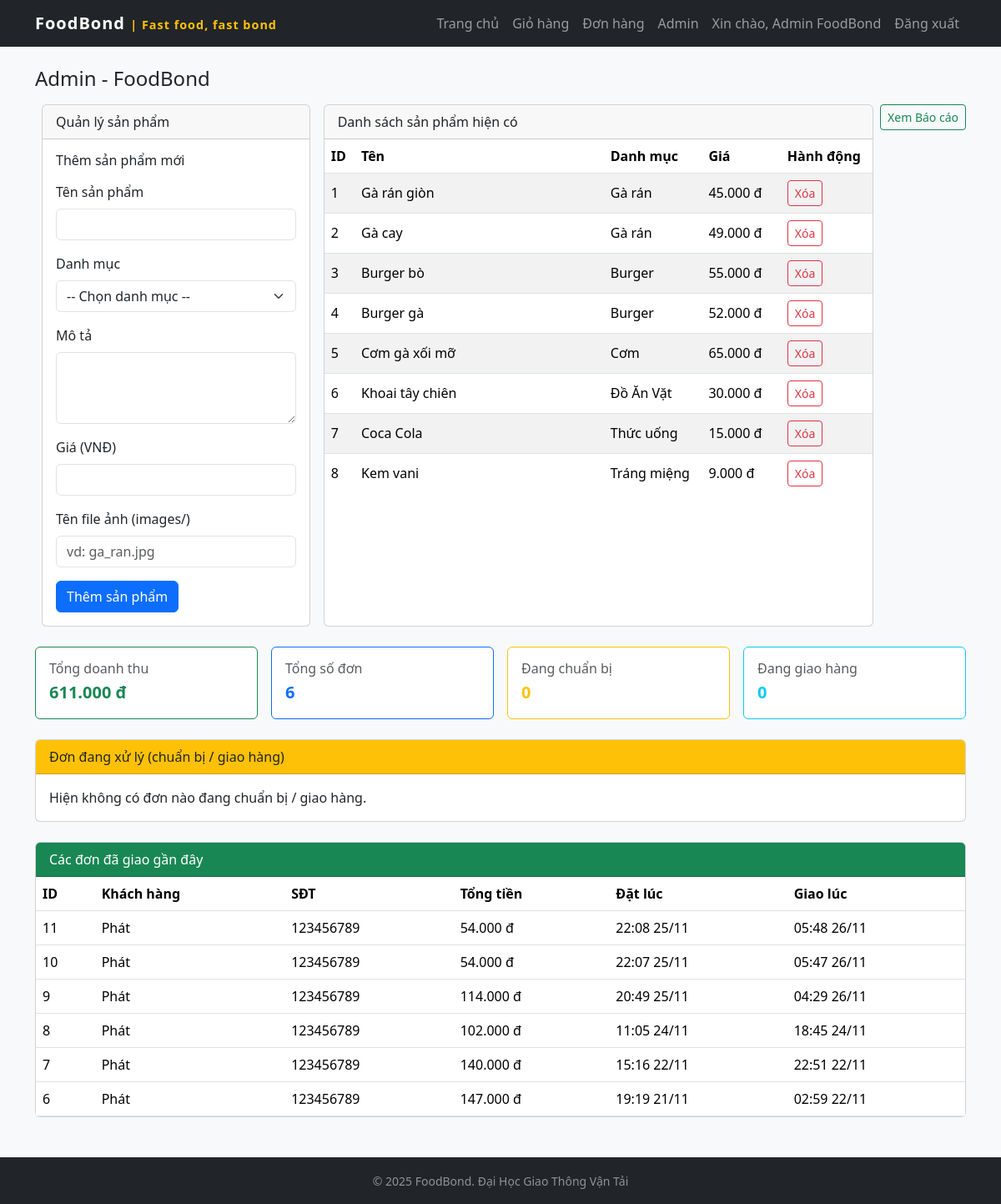
Screenshot of /admin.php (signed in) with the database file from the repository.
### tables this page shows
CREATE TABLE `products` (
  `product_id` int(11) NOT NULL,
  `category_id` int(11) DEFAULT NULL,
  `product_name` varchar(150) DEFAULT NULL,
  `description` text DEFAULT NULL,
  `price` decimal(10,2) DEFAULT NULL,
  `image` varchar(255) DEFAULT NULL,
  `created_at` timestamp NOT NULL DEFAULT current_timestamp()
);

CREATE TABLE `categories` (
  `category_id` int(11) NOT NULL,
  `category_name` varchar(100) DEFAULT NULL
);

CREATE TABLE `orders` (
  `order_id` int(11) NOT NULL,
  `user_id` int(11) DEFAULT NULL,
  `total` decimal(10,2) DEFAULT NULL,
  `shipping_fee` int(11) NOT NULL DEFAULT 0,
  `shipping_address` varchar(255) DEFAULT NULL,
  `distance_km` decimal(5,2) DEFAULT NULL,
  `prep_minutes` int(11) NOT NULL DEFAULT 20,
  `delivery_minutes` int(11) NOT NULL DEFAULT 20,
  `status` varchar(50) DEFAULT 'pending',
  `estimated_delivery_time` datetime DEFAULT NULL,
  `created_at` timestamp NOT NULL DEFAULT current_timestamp()
);

CREATE TABLE `users` (
  `user_id` int(11) NOT NULL,
  `fullname` varchar(100) DEFAULT NULL,
  `email` varchar(100) DEFAULT NULL,
  `phone` varchar(20) DEFAULT NULL,
  `password` varchar(255) DEFAULT NULL,
  `role` enum('user','admin') NOT NULL DEFAULT 'user',
  `address` varchar(255) DEFAULT NULL,
  `created_at` timestamp NOT NULL DEFAULT current_timestamp()
);

### admin.php (the view, shortened to what the rows shown need)
<?php
require 'config.php';
include 'layorder.php';
$currentTime = date('Y-m-d H:i:s');
$categories = [];
$sqlCategories = "SELECT category_id, category_name FROM categories ORDER BY category_name";
$rsCategories = mysqli_query($conn, $sqlCategories);
if ($rsCategories) {
    while ($row = mysqli_fetch_assoc($rsCategories)) {
        $categories[] = $row;
    }
}
$products = [];
$sqlProducts = "SELECT p.*, c.category_name FROM products p LEFT JOIN categories c ON c.category_id = p.category_id ORDER BY p.product_id ASC";
$rsProducts = mysqli_query($conn, $sqlProducts);
if ($rsProducts) {
    while ($row = mysqli_fetch_assoc($rsProducts)) {
        $products[] = $row;
    }
}
$sqlDelivered = "
    SELECT o.*, u.fullname, u.phone
    FROM orders o
    LEFT JOIN users u ON u.user_id = o.user_id
    WHERE o.status = 'delivered'
    ORDER BY o.created_at DESC
    LIMIT 10
";
$rsDeliveredRaw = mysqli_query($conn, $sqlDelivered);
$deliveredList = [];
while ($row = mysqli_fetch_assoc($rsDeliveredRaw)) {
    $deliveredList[] = update_and_get_order_status($row, $conn);
}
include 'header.php';
?>
<h2 class="h4 mb-3">Admin - FoodBond</h2>
<h2 class="h4 mb-3">
    <a href="report.php" class="btn btn-outline-success btn-sm float-end">
        <i class="bi bi-graph-up"></i> Xem Báo cáo
    </a>
</h2>
<div class="row g-3 mb-4">
    <div class="col-md-8">
        <div class="card h-100">
            <div class="card-body p-0">
                <div class="table-responsive" style="max-height: 420px; overflow-y: auto;">
                    <table class="table table-striped table-hover mb-0 align-middle">
                        <thead>
                            <tr>
                                <th>ID</th>
                                <th>Tên</th>
                                <th>Danh mục</th>
                                <th>Giá</th>
                                <th>Hành động</th>
                            </tr>
                        </thead>
                        <tbody>
                            <?php if (!empty($products)): ?>
                                <?php foreach ($products as $p): ?>
                                    <tr>
                                        <td><?php echo $p['product_id']; ?></td>
                                        <td><?php echo htmlspecialchars($p['product_name']); ?></td>
                                        <td><?php echo htmlspecialchars($p['category_name'] ?? ''); ?></td>
                                        <td><?php echo number_format((float)$p['price'], 0, ',', '.'); ?> đ</td>
                                        <td>
                                            <?php if (strpos($p['product_name'], '(Đã xóa)') !== false): ?>
                                                <form method="post" class="d-inline">
                                                    <input type="hidden" name="restore_product_id" value="<?php echo $p['product_id']; ?>">
                                                    <select name="restore_category_id" class="form-select form-select-sm d-inline-block" style="width: auto;" required>
                                                        <option value="">Chọn danh mục</option>
                                                        <?php foreach ($categories as $cat): ?>
                                                            <option value="<?php echo $cat['category_id']; ?>">
                                                                <?php echo htmlspecialchars($cat['category_name']); ?>
                                                            </option>
                                                        <?php endforeach; ?>
                                                    </select>
                                                    <button type="submit" class="btn btn-sm btn-outline-success">
                                                        <i class="bi bi-arrow-counterclockwise"></i> Khôi phục
                                                    </button>
                                                </form>
                                            <?php else: ?>
                                                <form method="post" class="d-inline" onsubmit="return confirm('Bạn có chắc muốn xóa sản phẩm này?');">
                                                    <button type="submit" class="btn btn-sm btn-outline-danger">Xóa</button>
                                                </form>
                                            <?php endif; ?>
                                        </td>
                                    </tr>
                                <?php endforeach; ?>
                            <?php else: ?>
                                <tr>
                                    <td colspan="5" class="text-center py-3">Chưa có sản phẩm nào.</td>
                                </tr>
                            <?php endif; ?>
                        </tbody>
                    </table>
                </div>
            </div>
        </div>
    </div>
</div>
<div class="card mb-4">
    <div class="card-body p-0">
        <?php if (!empty($deliveredList)): ?>
            <div class="table-responsive">
                <table class="table table-hover mb-0 align-middle">
                    <thead>
                        <tr>
                            <th>ID</th>
                            <th>Khách hàng</th>
                            <th>SĐT</th>
                            <th>Tổng tiền</th>
                            <th>Đặt lúc</th>
                            <th>Giao lúc</th>
                        </tr>
                    </thead>
                    <tbody>
                        <?php foreach ($deliveredList as $o): ?>
                            <tr>
                                <td><?php echo $o['order_id']; ?></td>
                                <td><?php echo htmlspecialchars($o['fullname'] ?? 'Khách lẻ'); ?></td>
                                <td><?php echo htmlspecialchars($o['phone'] ?? ''); ?></td>
                                <td><?php echo number_format($o['total'], 0, ',', '.'); ?> đ</td>
                                <td><?php echo date('H:i d/m', strtotime($o['created_at'])); ?></td>
                                <td>
                                    <?php if (strtotime($currentTime) >= strtotime($o['estimated_delivery_time'])): ?>
                                        <?php echo date('H:i d/m', strtotime($o['estimated_delivery_time'])); ?>
                                    <?php else: ?>
                                        <span class="text-muted">N/A</span>
                                    <?php endif; ?>
                                </td>
                            </tr>
                        <?php endforeach; ?>
                    </tbody>
                </table>
            </div>
        <?php else: ?>
            <p class="p-3 mb-0">Chưa có đơn nào được giao.</p>
        <?php endif; ?>
    </div>
</div>
<?php include 'footer.php'; ?>

### rows the page displays
products: product_id "1", product_name "Gà rán giòn", category.category_name "Gà rán", price "45.000"
products: product_id "2", product_name "Gà cay", category.category_name "Gà rán", price "49.000"
products: product_id "3", product_name "Burger bò", category.category_name "Burger", price "55.000"
products: product_id "4", product_name "Burger gà", category.category_name "Burger", price "52.000"
products: product_id "5", product_name "Cơm gà xối mỡ", category.category_name "Cơm", price "65.000"
products: product_id "6", product_name "Khoai tây chiên", category.category_name "Đồ Ăn Vặt", price "30.000"
products: product_id "7", product_name "Coca Cola", category.category_name "Thức uống", price "15.000"
products: product_id "8", product_name "Kem vani", category.category_name "Tráng miệng", price "9.000"
orders: order_id "11", user.fullname "Phát", user.phone "123456789", total "54.000", created_at "22:08 25/11", estimated_delivery_time "05:48 26/11"
orders: order_id "10", user.fullname "Phát", user.phone "123456789", total "54.000", created_at "22:07 25/11", estimated_delivery_time "05:47 26/11"
orders: order_id "9", user.fullname "Phát", user.phone "123456789", total "114.000", created_at "20:49 25/11", estimated_delivery_time "04:29 26/11"
orders: order_id "8", user.fullname "Phát", user.phone "123456789", total "102.000", created_at "11:05 24/11", estimated_delivery_time "18:45 24/11"
orders: order_id "7", user.fullname "Phát", user.phone "123456789", total "140.000", created_at "15:16 22/11", estimated_delivery_time "22:51 22/11"
orders: order_id "6", user.fullname "Phát", user.phone "123456789", total "147.000", created_at "19:19 21/11", estimated_delivery_time "02:59 22/11"

### other values shown
$_SESSION['fullname'] "Admin FoodBond"
$revenue "611.000"
$totalOrders "6"
$preparingOrders "0"
$deliveringOrders "0"
